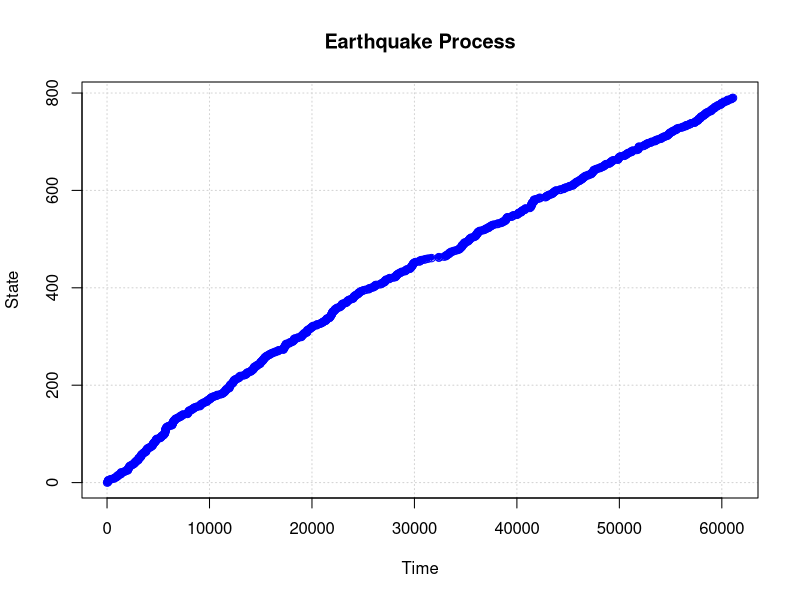
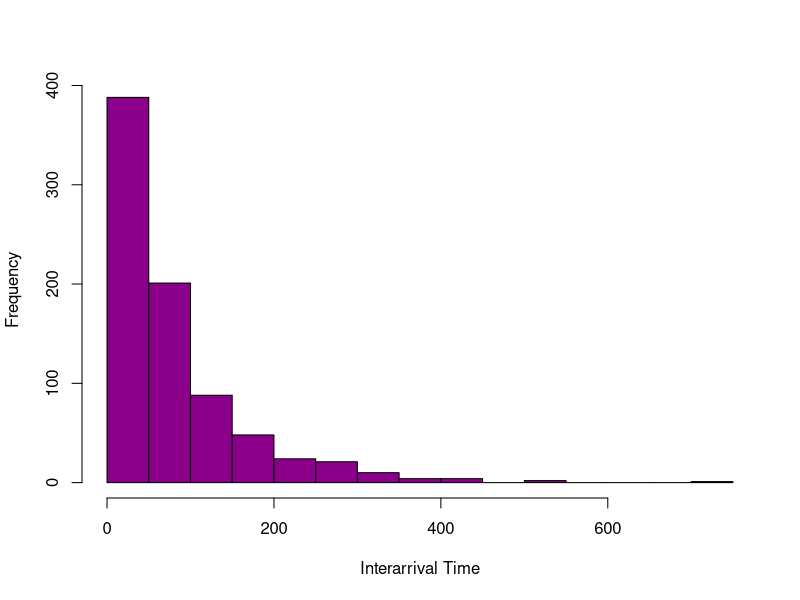

These figures' R source, in order:
eq.data <- read.csv(file=file.path("examples", "Poisson_Process", "data", "earthquakedata2012-2018.csv"),
                    header=TRUE, sep=",")

#creating date-time variable
datetime <- as.POSIXct(paste(as.Date(eq.data$DATE, '%Y-%m-%d'), eq.data$TIME))

#computing lag
datetime.lag <- c(0,head(datetime, -1))

#computing interarrival times (in hours)
int.time <- (as.numeric(datetime)-as.numeric(datetime.lag))/3600

#removing first value
int.time <- int.time[-1]

#removing immediate aftershocks
int <- int.time[int.time>3]

#plotting the process
time <- c()
time[1] <- 0
for (i in 2:(length(int)+1)) {
  time[i] <- time[i-1]+int[i-1]
}
N <- 0:length(int)

plot(time,N, type="n", main="Earthquake Process", xlab="Time", ylab="State",
     panel.first = grid())

segments(time[-length(time)], N[-length(time)], time[-1]-0.07,
N[-length(time)], lwd=2, col="blue")

points(time, N, pch=20, col="blue")
points(time[-1], N[-length(time)], pch=1, col="blue")

#CHECKING IF THE PROCESS IS POISSON#
#plotting histogram
hist(int, main="", col="dark magenta", xlab="Interarrival Time")

#binning interarrival times
binned.int <- as.factor(ifelse(int<40,"1",
ifelse(int>=40 & int<80,"2",ifelse(int>=80 & int<120,"3",
ifelse(int>=120 & int<160,"4",ifelse(int>=160 & int<200,"5",
ifelse(int>=200 & int<240,"6","7")))))))

#computing observed frequencies
obs <- table(binned.int)

#estimating mean for exponential distribution
mean.est <- mean(int)

#computing expected frequencies
exp <- c(1:7)
exp[1] <- length(int)*(1-exp(-40/mean.est))
exp[2] <- length(int)*(exp(-40/mean.est)-exp(-80/mean.est))
exp[3] <- length(int)*(exp(-80/mean.est)-exp(-120/mean.est))
exp[4] <- length(int)*(exp(-120/mean.est)-exp(-160/mean.est))
exp[5] <- length(int)*(exp(-160/mean.est)-exp(-200/mean.est))
exp[6] <- length(int)*(exp(-200/mean.est)-exp(-240/mean.est))
exp[7] <- length(int)*exp(-240/mean.est)

obs
round(exp,1)

#computing chi-squared statistic
print(chi.sq <- sum((obs-exp)^2/exp))

#computing p-value
print(p.value <- 1-pchisq(chi.sq, df=5))
